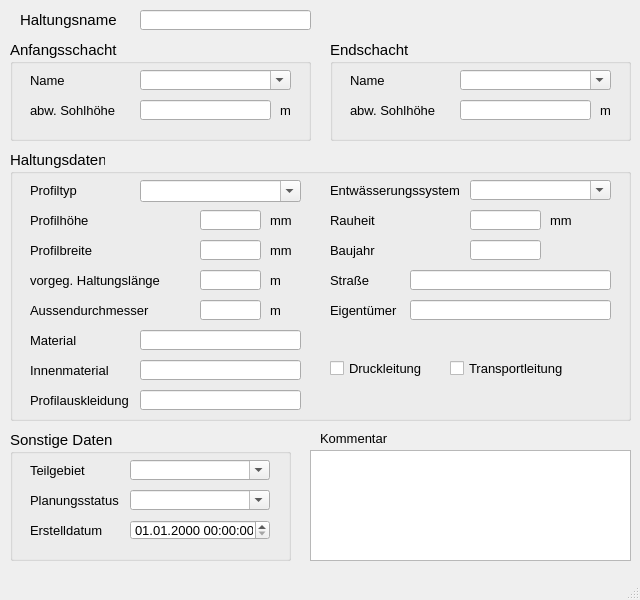
<?xml version="1.0" encoding="UTF-8"?>
<ui version="4.0">
 <class>MainWindow</class>
 <widget class="QMainWindow" name="MainWindow">
  <property name="geometry">
   <rect>
    <x>0</x>
    <y>0</y>
    <width>640</width>
    <height>600</height>
   </rect>
  </property>
  <property name="sizePolicy">
   <sizepolicy hsizetype="Preferred" vsizetype="Preferred">
    <horstretch>0</horstretch>
    <verstretch>0</verstretch>
   </sizepolicy>
  </property>
  <property name="minimumSize">
   <size>
    <width>640</width>
    <height>600</height>
   </size>
  </property>
  <property name="baseSize">
   <size>
    <width>0</width>
    <height>0</height>
   </size>
  </property>
  <property name="font">
   <font>
    <family>Tahoma</family>
    <pointsize>10</pointsize>
   </font>
  </property>
  <property name="windowTitle">
   <string>Haltung</string>
  </property>
  <widget class="QWidget" name="centralwidget">
   <widget class="QLabel" name="label">
    <property name="geometry">
     <rect>
      <x>20</x>
      <y>10</y>
      <width>101</width>
      <height>20</height>
     </rect>
    </property>
    <property name="font">
     <font>
      <family>Tahoma</family>
      <pointsize>11</pointsize>
     </font>
    </property>
    <property name="text">
     <string>Haltungsname</string>
    </property>
   </widget>
   <widget class="QGroupBox" name="groupBox">
    <property name="geometry">
     <rect>
      <x>10</x>
      <y>40</y>
      <width>301</width>
      <height>101</height>
     </rect>
    </property>
    <property name="font">
     <font>
      <family>Tahoma</family>
      <pointsize>11</pointsize>
     </font>
    </property>
    <property name="title">
     <string>Anfangsschacht</string>
    </property>
    <widget class="QLabel" name="label_3">
     <property name="geometry">
      <rect>
       <x>20</x>
       <y>30</y>
       <width>91</width>
       <height>21</height>
      </rect>
     </property>
     <property name="font">
      <font>
       <family>Tahoma</family>
       <pointsize>10</pointsize>
      </font>
     </property>
     <property name="text">
      <string>Name</string>
     </property>
    </widget>
    <widget class="QLabel" name="label_5">
     <property name="geometry">
      <rect>
       <x>20</x>
       <y>60</y>
       <width>91</width>
       <height>21</height>
      </rect>
     </property>
     <property name="font">
      <font>
       <family>Tahoma</family>
       <pointsize>10</pointsize>
      </font>
     </property>
     <property name="text">
      <string>abw. Sohlhöhe</string>
     </property>
    </widget>
    <widget class="QLabel" name="label_14">
     <property name="geometry">
      <rect>
       <x>270</x>
       <y>60</y>
       <width>21</width>
       <height>21</height>
      </rect>
     </property>
     <property name="font">
      <font>
       <family>Tahoma</family>
       <pointsize>10</pointsize>
      </font>
     </property>
     <property name="text">
      <string>m</string>
     </property>
    </widget>
    <widget class="QComboBox" name="schoben">
     <property name="geometry">
      <rect>
       <x>130</x>
       <y>30</y>
       <width>151</width>
       <height>20</height>
      </rect>
     </property>
     <property name="font">
      <font>
       <family>Tahoma</family>
       <pointsize>10</pointsize>
      </font>
     </property>
     <property name="toolTip">
      <string>&lt;html&gt;&lt;head/&gt;&lt;body&gt;&lt;p&gt;Name des oberen Schachtes&lt;/p&gt;&lt;/body&gt;&lt;/html&gt;</string>
     </property>
     <property name="statusTip">
      <string>Name des oberen Schachtes</string>
     </property>
     <property name="editable">
      <bool>true</bool>
     </property>
    </widget>
    <widget class="QLineEdit" name="sohleoben">
     <property name="geometry">
      <rect>
       <x>130</x>
       <y>60</y>
       <width>131</width>
       <height>20</height>
      </rect>
     </property>
     <property name="font">
      <font>
       <family>Tahoma</family>
       <pointsize>10</pointsize>
      </font>
     </property>
     <property name="toolTip">
      <string>von Schachtsohle abweichende Sohlhöhe</string>
     </property>
     <property name="statusTip">
      <string>von Schachtsohle abweichende Sohlhöhe</string>
     </property>
     <property name="inputMask">
      <string/>
     </property>
     <property name="text">
      <string/>
     </property>
     <property name="maxLength">
      <number>32767</number>
     </property>
    </widget>
   </widget>
   <widget class="QGroupBox" name="groupBox_3">
    <property name="geometry">
     <rect>
      <x>330</x>
      <y>40</y>
      <width>301</width>
      <height>101</height>
     </rect>
    </property>
    <property name="font">
     <font>
      <family>Tahoma</family>
      <pointsize>11</pointsize>
     </font>
    </property>
    <property name="title">
     <string>Endschacht</string>
    </property>
    <widget class="QLineEdit" name="sohleunten">
     <property name="geometry">
      <rect>
       <x>130</x>
       <y>60</y>
       <width>131</width>
       <height>20</height>
      </rect>
     </property>
     <property name="font">
      <font>
       <family>Tahoma</family>
       <pointsize>10</pointsize>
      </font>
     </property>
     <property name="toolTip">
      <string>von Schachtsohle abweichende Sohlhöhe</string>
     </property>
     <property name="statusTip">
      <string>von Schachtsohle abweichende Sohlhöhe</string>
     </property>
    </widget>
    <widget class="QLabel" name="label_9">
     <property name="geometry">
      <rect>
       <x>20</x>
       <y>30</y>
       <width>71</width>
       <height>21</height>
      </rect>
     </property>
     <property name="font">
      <font>
       <family>Tahoma</family>
       <pointsize>10</pointsize>
      </font>
     </property>
     <property name="text">
      <string>Name</string>
     </property>
    </widget>
    <widget class="QLabel" name="label_8">
     <property name="geometry">
      <rect>
       <x>20</x>
       <y>60</y>
       <width>101</width>
       <height>21</height>
      </rect>
     </property>
     <property name="font">
      <font>
       <family>Tahoma</family>
       <pointsize>10</pointsize>
      </font>
     </property>
     <property name="text">
      <string>abw. Sohlhöhe</string>
     </property>
    </widget>
    <widget class="QLabel" name="label_15">
     <property name="geometry">
      <rect>
       <x>270</x>
       <y>60</y>
       <width>21</width>
       <height>21</height>
      </rect>
     </property>
     <property name="font">
      <font>
       <family>Tahoma</family>
       <pointsize>10</pointsize>
      </font>
     </property>
     <property name="text">
      <string>m</string>
     </property>
    </widget>
    <widget class="QComboBox" name="schunten">
     <property name="geometry">
      <rect>
       <x>130</x>
       <y>30</y>
       <width>151</width>
       <height>20</height>
      </rect>
     </property>
     <property name="font">
      <font>
       <family>Tahoma</family>
       <pointsize>10</pointsize>
      </font>
     </property>
     <property name="toolTip">
      <string>&lt;html&gt;&lt;head/&gt;&lt;body&gt;&lt;p&gt;Name des unteren Schachtes&lt;/p&gt;&lt;/body&gt;&lt;/html&gt;</string>
     </property>
     <property name="statusTip">
      <string>Name des unteren Schachtes</string>
     </property>
     <property name="editable">
      <bool>true</bool>
     </property>
    </widget>
   </widget>
   <widget class="QTextEdit" name="kommentar">
    <property name="geometry">
     <rect>
      <x>310</x>
      <y>450</y>
      <width>321</width>
      <height>111</height>
     </rect>
    </property>
    <property name="font">
     <font>
      <family>Tahoma</family>
      <pointsize>10</pointsize>
     </font>
    </property>
    <property name="toolTip">
     <string>&lt;html&gt;&lt;head/&gt;&lt;body&gt;&lt;p&gt;&lt;span style=&quot; font-family:'Calibri','sans-serif';&quot;&gt;Platz für eigene Kommentare.&lt;/span&gt;&lt;/p&gt;&lt;/body&gt;&lt;/html&gt;</string>
    </property>
    <property name="statusTip">
     <string>Platz für eigene Kommentare.</string>
    </property>
   </widget>
   <widget class="QLabel" name="label_22">
    <property name="geometry">
     <rect>
      <x>320</x>
      <y>430</y>
      <width>81</width>
      <height>16</height>
     </rect>
    </property>
    <property name="font">
     <font>
      <family>Tahoma</family>
      <pointsize>10</pointsize>
     </font>
    </property>
    <property name="text">
     <string>Kommentar</string>
    </property>
   </widget>
   <widget class="QLineEdit" name="haltnam">
    <property name="geometry">
     <rect>
      <x>140</x>
      <y>10</y>
      <width>171</width>
      <height>20</height>
     </rect>
    </property>
    <property name="font">
     <font>
      <family>Tahoma</family>
      <pointsize>11</pointsize>
     </font>
    </property>
    <property name="toolTip">
     <string>&lt;html&gt;&lt;head/&gt;&lt;body&gt;&lt;p&gt;&lt;span style=&quot; font-family:'Calibri','sans-serif';&quot;&gt;Eindeutige Haltungsbezeichnung&lt;/span&gt;&lt;/p&gt;&lt;/body&gt;&lt;/html&gt;</string>
    </property>
    <property name="statusTip">
     <string>Eindeutige Haltungsbezeichnung</string>
    </property>
   </widget>
   <widget class="QGroupBox" name="groupBox_2">
    <property name="geometry">
     <rect>
      <x>10</x>
      <y>150</y>
      <width>621</width>
      <height>271</height>
     </rect>
    </property>
    <property name="font">
     <font>
      <family>Tahoma</family>
      <pointsize>11</pointsize>
     </font>
    </property>
    <property name="title">
     <string>Haltungsdaten</string>
    </property>
    <widget class="QLineEdit" name="ks">
     <property name="geometry">
      <rect>
       <x>460</x>
       <y>60</y>
       <width>71</width>
       <height>20</height>
      </rect>
     </property>
     <property name="font">
      <font>
       <family>Tahoma</family>
       <pointsize>10</pointsize>
      </font>
     </property>
     <property name="toolTip">
      <string>&lt;html&gt;&lt;head/&gt;&lt;body&gt;&lt;p&gt;absolute Rauheit (Prandtl-Colebrook)&lt;/p&gt;&lt;/body&gt;&lt;/html&gt;</string>
     </property>
     <property name="statusTip">
      <string>Absolute Rauheit gemäß Prandtl-Colebrook</string>
     </property>
    </widget>
    <widget class="QLabel" name="label_7">
     <property name="geometry">
      <rect>
       <x>20</x>
       <y>90</y>
       <width>101</width>
       <height>21</height>
      </rect>
     </property>
     <property name="font">
      <font>
       <family>Tahoma</family>
       <pointsize>10</pointsize>
      </font>
     </property>
     <property name="text">
      <string>Profilbreite</string>
     </property>
    </widget>
    <widget class="QLabel" name="label_20">
     <property name="geometry">
      <rect>
       <x>260</x>
       <y>90</y>
       <width>31</width>
       <height>21</height>
      </rect>
     </property>
     <property name="font">
      <font>
       <family>Tahoma</family>
       <pointsize>10</pointsize>
      </font>
     </property>
     <property name="text">
      <string>mm</string>
     </property>
    </widget>
    <widget class="QLabel" name="label_21">
     <property name="geometry">
      <rect>
       <x>260</x>
       <y>120</y>
       <width>30</width>
       <height>20</height>
      </rect>
     </property>
     <property name="font">
      <font>
       <family>Tahoma</family>
       <pointsize>10</pointsize>
      </font>
     </property>
     <property name="text">
      <string>m </string>
     </property>
    </widget>
    <widget class="QLineEdit" name="laenge">
     <property name="geometry">
      <rect>
       <x>190</x>
       <y>120</y>
       <width>61</width>
       <height>20</height>
      </rect>
     </property>
     <property name="font">
      <font>
       <family>Tahoma</family>
       <pointsize>10</pointsize>
      </font>
     </property>
     <property name="toolTip">
      <string>&lt;html&gt;&lt;head/&gt;&lt;body&gt;&lt;p&gt;&lt;span style=&quot; font-size:10pt;&quot;&gt;vorgegebene Haltungslänge, falls diese nicht automatisch berechnet werden soll&lt;/span&gt;&lt;/p&gt;&lt;/body&gt;&lt;/html&gt;</string>
     </property>
     <property name="statusTip">
      <string>vorgegebene Haltungslänge, falls diese nicht automatisch berechnet werden soll</string>
     </property>
    </widget>
    <widget class="QComboBox" name="entwart">
     <property name="geometry">
      <rect>
       <x>460</x>
       <y>30</y>
       <width>141</width>
       <height>20</height>
      </rect>
     </property>
     <property name="font">
      <font>
       <family>Tahoma</family>
       <pointsize>10</pointsize>
      </font>
     </property>
     <property name="toolTip">
      <string>&lt;html&gt;&lt;head/&gt;&lt;body&gt;&lt;p&gt;vorh. Entwässerungssystem (z.B. Mischwasser, Regenwasser etc.)&lt;/p&gt;&lt;/body&gt;&lt;/html&gt;</string>
     </property>
     <property name="statusTip">
      <string>vorh. Entwässerungssystem (z.B. Mischwasser, Regenwasser etc.)</string>
     </property>
     <property name="editable">
      <bool>true</bool>
     </property>
    </widget>
    <widget class="QComboBox" name="profilnam">
     <property name="geometry">
      <rect>
       <x>130</x>
       <y>30</y>
       <width>161</width>
       <height>22</height>
      </rect>
     </property>
     <property name="minimumSize">
      <size>
       <width>0</width>
       <height>0</height>
      </size>
     </property>
     <property name="font">
      <font>
       <family>Tahoma</family>
       <pointsize>10</pointsize>
      </font>
     </property>
     <property name="toolTip">
      <string>&lt;html&gt;&lt;head/&gt;&lt;body&gt;&lt;p&gt;Profil der Haltung gem. HE&lt;/p&gt;&lt;/body&gt;&lt;/html&gt;</string>
     </property>
     <property name="statusTip">
      <string>Profil der Haltung gem. HE</string>
     </property>
     <property name="editable">
      <bool>true</bool>
     </property>
    </widget>
    <widget class="QLabel" name="label_54">
     <property name="geometry">
      <rect>
       <x>20</x>
       <y>30</y>
       <width>91</width>
       <height>21</height>
      </rect>
     </property>
     <property name="font">
      <font>
       <family>Tahoma</family>
       <pointsize>10</pointsize>
      </font>
     </property>
     <property name="text">
      <string>Profiltyp</string>
     </property>
    </widget>
    <widget class="QLabel" name="label_17">
     <property name="geometry">
      <rect>
       <x>20</x>
       <y>120</y>
       <width>151</width>
       <height>21</height>
      </rect>
     </property>
     <property name="font">
      <font>
       <family>Tahoma</family>
       <pointsize>10</pointsize>
      </font>
     </property>
     <property name="text">
      <string>vorgeg. Haltungslänge</string>
     </property>
    </widget>
    <widget class="QLabel" name="label_51">
     <property name="geometry">
      <rect>
       <x>320</x>
       <y>30</y>
       <width>151</width>
       <height>21</height>
      </rect>
     </property>
     <property name="font">
      <font>
       <family>Tahoma</family>
       <pointsize>10</pointsize>
      </font>
     </property>
     <property name="text">
      <string>Entwässerungssystem</string>
     </property>
    </widget>
    <widget class="QLineEdit" name="hoehe">
     <property name="geometry">
      <rect>
       <x>190</x>
       <y>60</y>
       <width>61</width>
       <height>20</height>
      </rect>
     </property>
     <property name="font">
      <font>
       <family>Tahoma</family>
       <pointsize>10</pointsize>
      </font>
     </property>
     <property name="toolTip">
      <string>&lt;html&gt;&lt;head/&gt;&lt;body&gt;&lt;p&gt;Bedeutung hängt vom Profiltyp ab&lt;/p&gt;&lt;/body&gt;&lt;/html&gt;</string>
     </property>
     <property name="statusTip">
      <string>Bedeutung hängt vom Profiltyp ab</string>
     </property>
     <property name="inputMask">
      <string/>
     </property>
     <property name="text">
      <string/>
     </property>
    </widget>
    <widget class="QLabel" name="label_16">
     <property name="geometry">
      <rect>
       <x>260</x>
       <y>60</y>
       <width>31</width>
       <height>21</height>
      </rect>
     </property>
     <property name="font">
      <font>
       <family>Tahoma</family>
       <pointsize>10</pointsize>
      </font>
     </property>
     <property name="text">
      <string>mm</string>
     </property>
    </widget>
    <widget class="QLineEdit" name="breite">
     <property name="geometry">
      <rect>
       <x>190</x>
       <y>90</y>
       <width>61</width>
       <height>20</height>
      </rect>
     </property>
     <property name="font">
      <font>
       <family>Tahoma</family>
       <pointsize>10</pointsize>
      </font>
     </property>
     <property name="toolTip">
      <string>&lt;html&gt;&lt;head/&gt;&lt;body&gt;&lt;p&gt;Bedeutung hängt vom Profiltyp ab&lt;/p&gt;&lt;/body&gt;&lt;/html&gt;</string>
     </property>
     <property name="statusTip">
      <string>Bedeutung hängt vom Profiltyp ab</string>
     </property>
    </widget>
    <widget class="QLabel" name="label_6">
     <property name="geometry">
      <rect>
       <x>20</x>
       <y>60</y>
       <width>101</width>
       <height>21</height>
      </rect>
     </property>
     <property name="font">
      <font>
       <family>Tahoma</family>
       <pointsize>10</pointsize>
      </font>
     </property>
     <property name="text">
      <string>Profilhöhe</string>
     </property>
    </widget>
    <widget class="QLabel" name="label_70">
     <property name="geometry">
      <rect>
       <x>540</x>
       <y>60</y>
       <width>31</width>
       <height>21</height>
      </rect>
     </property>
     <property name="font">
      <font>
       <family>Tahoma</family>
       <pointsize>10</pointsize>
      </font>
     </property>
     <property name="text">
      <string>mm</string>
     </property>
    </widget>
    <widget class="QLabel" name="label_61">
     <property name="geometry">
      <rect>
       <x>320</x>
       <y>60</y>
       <width>100</width>
       <height>20</height>
      </rect>
     </property>
     <property name="font">
      <font>
       <family>Tahoma</family>
       <pointsize>10</pointsize>
      </font>
     </property>
     <property name="text">
      <string>Rauheit</string>
     </property>
    </widget>
    <widget class="QLabel" name="label_12">
     <property name="geometry">
      <rect>
       <x>20</x>
       <y>150</y>
       <width>151</width>
       <height>21</height>
      </rect>
     </property>
     <property name="font">
      <font>
       <family>Tahoma</family>
       <pointsize>10</pointsize>
      </font>
     </property>
     <property name="text">
      <string>Aussendurchmesser</string>
     </property>
    </widget>
    <widget class="QLabel" name="label_23">
     <property name="geometry">
      <rect>
       <x>260</x>
       <y>150</y>
       <width>31</width>
       <height>21</height>
      </rect>
     </property>
     <property name="font">
      <font>
       <family>Tahoma</family>
       <pointsize>10</pointsize>
      </font>
     </property>
     <property name="text">
      <string>m </string>
     </property>
    </widget>
    <widget class="QLineEdit" name="aussendurchmesser">
     <property name="geometry">
      <rect>
       <x>190</x>
       <y>150</y>
       <width>61</width>
       <height>20</height>
      </rect>
     </property>
     <property name="font">
      <font>
       <family>Tahoma</family>
       <pointsize>10</pointsize>
      </font>
     </property>
     <property name="toolTip">
      <string>&lt;html&gt;&lt;head/&gt;&lt;body&gt;&lt;p&gt;Außendurchmesser&lt;/p&gt;&lt;/body&gt;&lt;/html&gt;</string>
     </property>
     <property name="statusTip">
      <string>Außendurchmesser</string>
     </property>
    </widget>
    <widget class="QLabel" name="label_62">
     <property name="geometry">
      <rect>
       <x>20</x>
       <y>240</y>
       <width>151</width>
       <height>20</height>
      </rect>
     </property>
     <property name="font">
      <font>
       <family>Tahoma</family>
       <pointsize>10</pointsize>
      </font>
     </property>
     <property name="text">
      <string>Profilauskleidung</string>
     </property>
    </widget>
    <widget class="QLineEdit" name="profilauskleidung">
     <property name="geometry">
      <rect>
       <x>130</x>
       <y>240</y>
       <width>161</width>
       <height>20</height>
      </rect>
     </property>
     <property name="font">
      <font>
       <family>Tahoma</family>
       <pointsize>10</pointsize>
      </font>
     </property>
     <property name="toolTip">
      <string>&lt;html&gt;&lt;head/&gt;&lt;body&gt;&lt;p&gt;Profilauskleidung&lt;/p&gt;&lt;/body&gt;&lt;/html&gt;</string>
     </property>
     <property name="statusTip">
      <string>Profilauskleidung</string>
     </property>
    </widget>
    <widget class="QLabel" name="label_63">
     <property name="geometry">
      <rect>
       <x>20</x>
       <y>210</y>
       <width>151</width>
       <height>20</height>
      </rect>
     </property>
     <property name="font">
      <font>
       <family>Tahoma</family>
       <pointsize>10</pointsize>
      </font>
     </property>
     <property name="text">
      <string>Innenmaterial</string>
     </property>
    </widget>
    <widget class="QLineEdit" name="innenmaterial">
     <property name="geometry">
      <rect>
       <x>130</x>
       <y>210</y>
       <width>161</width>
       <height>20</height>
      </rect>
     </property>
     <property name="font">
      <font>
       <family>Tahoma</family>
       <pointsize>10</pointsize>
      </font>
     </property>
     <property name="toolTip">
      <string>&lt;html&gt;&lt;head/&gt;&lt;body&gt;&lt;p&gt;Innenmaterial&lt;/p&gt;&lt;/body&gt;&lt;/html&gt;</string>
     </property>
     <property name="statusTip">
      <string>Innenmaterial</string>
     </property>
    </widget>
    <widget class="QCheckBox" name="druckdicht">
     <property name="geometry">
      <rect>
       <x>320</x>
       <y>210</y>
       <width>101</width>
       <height>17</height>
      </rect>
     </property>
     <property name="font">
      <font>
       <family>Tahoma</family>
       <pointsize>10</pointsize>
      </font>
     </property>
     <property name="toolTip">
      <string>&lt;html&gt;&lt;head/&gt;&lt;body&gt;&lt;p&gt;Druckleitung&lt;/p&gt;&lt;/body&gt;&lt;/html&gt;</string>
     </property>
     <property name="statusTip">
      <string>Druckleitung</string>
     </property>
     <property name="layoutDirection">
      <enum>Qt::LeftToRight</enum>
     </property>
     <property name="text">
      <string>Druckleitung</string>
     </property>
    </widget>
    <widget class="QCheckBox" name="transport">
     <property name="geometry">
      <rect>
       <x>440</x>
       <y>210</y>
       <width>151</width>
       <height>17</height>
      </rect>
     </property>
     <property name="font">
      <font>
       <family>Tahoma</family>
       <pointsize>10</pointsize>
      </font>
     </property>
     <property name="toolTip">
      <string>&lt;html&gt;&lt;head/&gt;&lt;body&gt;&lt;p&gt;Transportkanal ohne Regen- und Schmutzwasseranschlüsse&lt;/p&gt;&lt;/body&gt;&lt;/html&gt;</string>
     </property>
     <property name="statusTip">
      <string>Transportkanal ohne Regen- und Schmutzwasseranschlüsse</string>
     </property>
     <property name="whatsThis">
      <string>&lt;html&gt;&lt;head/&gt;&lt;body&gt;&lt;p&gt;Transportkanal ohne Regen- und Schmutzwasseranschlüsse&lt;/p&gt;&lt;/body&gt;&lt;/html&gt;</string>
     </property>
     <property name="layoutDirection">
      <enum>Qt::LeftToRight</enum>
     </property>
     <property name="text">
      <string>Transportleitung</string>
     </property>
     <property name="tristate">
      <bool>true</bool>
     </property>
    </widget>
    <widget class="QLabel" name="label_67">
     <property name="geometry">
      <rect>
       <x>20</x>
       <y>180</y>
       <width>100</width>
       <height>20</height>
      </rect>
     </property>
     <property name="font">
      <font>
       <family>Tahoma</family>
       <pointsize>10</pointsize>
      </font>
     </property>
     <property name="text">
      <string>Material</string>
     </property>
    </widget>
    <widget class="QLineEdit" name="material">
     <property name="geometry">
      <rect>
       <x>130</x>
       <y>180</y>
       <width>161</width>
       <height>20</height>
      </rect>
     </property>
     <property name="toolTip">
      <string>&lt;html&gt;&lt;head/&gt;&lt;body&gt;&lt;p&gt;Material des Schachtes (z.B. Beton, Gussstahl etc.)&lt;/p&gt;&lt;/body&gt;&lt;/html&gt;</string>
     </property>
     <property name="statusTip">
      <string>Material des Schachtes (z.B. Beton, Gussstahl etc.)</string>
     </property>
    </widget>
    <widget class="QLabel" name="label_66">
     <property name="geometry">
      <rect>
       <x>320</x>
       <y>120</y>
       <width>100</width>
       <height>20</height>
      </rect>
     </property>
     <property name="font">
      <font>
       <family>Tahoma</family>
       <pointsize>10</pointsize>
      </font>
     </property>
     <property name="text">
      <string>Straße</string>
     </property>
    </widget>
    <widget class="QLabel" name="label_65">
     <property name="geometry">
      <rect>
       <x>320</x>
       <y>150</y>
       <width>100</width>
       <height>20</height>
      </rect>
     </property>
     <property name="font">
      <font>
       <family>Tahoma</family>
       <pointsize>10</pointsize>
      </font>
     </property>
     <property name="text">
      <string>Eigentümer</string>
     </property>
    </widget>
    <widget class="QLabel" name="label_64">
     <property name="geometry">
      <rect>
       <x>320</x>
       <y>90</y>
       <width>100</width>
       <height>20</height>
      </rect>
     </property>
     <property name="font">
      <font>
       <family>Tahoma</family>
       <pointsize>10</pointsize>
      </font>
     </property>
     <property name="text">
      <string>Baujahr</string>
     </property>
    </widget>
    <widget class="QLineEdit" name="strasse">
     <property name="geometry">
      <rect>
       <x>400</x>
       <y>120</y>
       <width>201</width>
       <height>20</height>
      </rect>
     </property>
     <property name="toolTip">
      <string>&lt;html&gt;&lt;head/&gt;&lt;body&gt;&lt;p&gt;Straßenname&lt;/p&gt;&lt;/body&gt;&lt;/html&gt;</string>
     </property>
     <property name="statusTip">
      <string>Straßenname</string>
     </property>
    </widget>
    <widget class="QLineEdit" name="baujahr">
     <property name="geometry">
      <rect>
       <x>460</x>
       <y>90</y>
       <width>71</width>
       <height>20</height>
      </rect>
     </property>
     <property name="toolTip">
      <string>&lt;html&gt;&lt;head/&gt;&lt;body&gt;&lt;p&gt;Baujahr&lt;/p&gt;&lt;/body&gt;&lt;/html&gt;</string>
     </property>
     <property name="statusTip">
      <string>Baujahr</string>
     </property>
    </widget>
    <widget class="QLineEdit" name="eigentum">
     <property name="geometry">
      <rect>
       <x>400</x>
       <y>150</y>
       <width>201</width>
       <height>20</height>
      </rect>
     </property>
     <property name="toolTip">
      <string>&lt;html&gt;&lt;head/&gt;&lt;body&gt;&lt;p&gt;Eigentümer&lt;/p&gt;&lt;/body&gt;&lt;/html&gt;</string>
     </property>
     <property name="statusTip">
      <string>Eigentümer</string>
     </property>
    </widget>
   </widget>
   <widget class="QGroupBox" name="groupBox_4">
    <property name="geometry">
     <rect>
      <x>10</x>
      <y>430</y>
      <width>281</width>
      <height>131</height>
     </rect>
    </property>
    <property name="font">
     <font>
      <family>Tahoma</family>
      <pointsize>11</pointsize>
     </font>
    </property>
    <property name="title">
     <string>Sonstige Daten</string>
    </property>
    <widget class="QLabel" name="label_11">
     <property name="geometry">
      <rect>
       <x>20</x>
       <y>30</y>
       <width>71</width>
       <height>21</height>
      </rect>
     </property>
     <property name="font">
      <font>
       <family>Tahoma</family>
       <pointsize>10</pointsize>
      </font>
     </property>
     <property name="text">
      <string>Teilgebiet</string>
     </property>
     <property name="buddy">
      <cstring>simstatus</cstring>
     </property>
    </widget>
    <widget class="QComboBox" name="teilgebiet">
     <property name="geometry">
      <rect>
       <x>120</x>
       <y>30</y>
       <width>140</width>
       <height>20</height>
      </rect>
     </property>
     <property name="font">
      <font>
       <family>Tahoma</family>
       <pointsize>10</pointsize>
      </font>
     </property>
     <property name="toolTip">
      <string>&lt;html&gt;&lt;head/&gt;&lt;body&gt;&lt;p&gt;zur Zuordnung auf ein selbstständig festgelegtes Teilgebiet&lt;/p&gt;&lt;/body&gt;&lt;/html&gt;</string>
     </property>
     <property name="statusTip">
      <string>zur Zuordnung auf ein selbstständig festgelegtes Teilgebiet</string>
     </property>
     <property name="editable">
      <bool>true</bool>
     </property>
    </widget>
    <widget class="QLabel" name="label_10">
     <property name="geometry">
      <rect>
       <x>20</x>
       <y>60</y>
       <width>101</width>
       <height>21</height>
      </rect>
     </property>
     <property name="font">
      <font>
       <family>Tahoma</family>
       <pointsize>10</pointsize>
      </font>
     </property>
     <property name="text">
      <string>Planungsstatus</string>
     </property>
     <property name="buddy">
      <cstring>simstatus</cstring>
     </property>
    </widget>
    <widget class="QComboBox" name="simstatus">
     <property name="geometry">
      <rect>
       <x>120</x>
       <y>60</y>
       <width>140</width>
       <height>20</height>
      </rect>
     </property>
     <property name="font">
      <font>
       <family>Tahoma</family>
       <pointsize>10</pointsize>
      </font>
     </property>
     <property name="toolTip">
      <string>&lt;html&gt;&lt;head/&gt;&lt;body&gt;&lt;p&gt;&lt;span style=&quot; font-family:'Calibri','sans-serif';&quot;&gt;aktueller Status (z.B. vorhanden, in Planung etc.)&lt;/span&gt;&lt;/p&gt;&lt;/body&gt;&lt;/html&gt;</string>
     </property>
     <property name="statusTip">
      <string>aktueller Status (z.B. vorhanden, in Planung etc.)</string>
     </property>
     <property name="editable">
      <bool>true</bool>
     </property>
    </widget>
    <widget class="QLabel" name="label_71">
     <property name="geometry">
      <rect>
       <x>20</x>
       <y>90</y>
       <width>91</width>
       <height>21</height>
      </rect>
     </property>
     <property name="font">
      <font>
       <family>Tahoma</family>
       <pointsize>10</pointsize>
      </font>
     </property>
     <property name="text">
      <string>Erstelldatum</string>
     </property>
    </widget>
    <widget class="QgsDateTimeEdit" name="createdat">
     <property name="geometry">
      <rect>
       <x>120</x>
       <y>90</y>
       <width>140</width>
       <height>20</height>
      </rect>
     </property>
     <property name="font">
      <font>
       <family>Tahoma</family>
       <pointsize>10</pointsize>
      </font>
     </property>
     <property name="currentSection">
      <enum>QDateTimeEdit::DaySection</enum>
     </property>
     <property name="displayFormat">
      <string>dd.MM.yyyy HH:mm:ss</string>
     </property>
    </widget>
   </widget>
  </widget>
  <widget class="QMenuBar" name="menubar">
   <property name="geometry">
    <rect>
     <x>0</x>
     <y>0</y>
     <width>640</width>
     <height>22</height>
    </rect>
   </property>
  </widget>
  <widget class="QStatusBar" name="statusbar"/>
 </widget>
 <customwidgets>
  <customwidget>
   <class>QgsDateTimeEdit</class>
   <extends>QDateTimeEdit</extends>
   <header>qgsdatetimeedit.h</header>
  </customwidget>
 </customwidgets>
 <tabstops>
  <tabstop>haltnam</tabstop>
  <tabstop>schoben</tabstop>
  <tabstop>sohleoben</tabstop>
  <tabstop>schunten</tabstop>
  <tabstop>sohleunten</tabstop>
  <tabstop>profilnam</tabstop>
  <tabstop>hoehe</tabstop>
  <tabstop>breite</tabstop>
  <tabstop>laenge</tabstop>
  <tabstop>ks</tabstop>
  <tabstop>entwart</tabstop>
  <tabstop>teilgebiet</tabstop>
  <tabstop>simstatus</tabstop>
  <tabstop>createdat</tabstop>
  <tabstop>kommentar</tabstop>
 </tabstops>
 <resources/>
 <connections/>
</ui>
